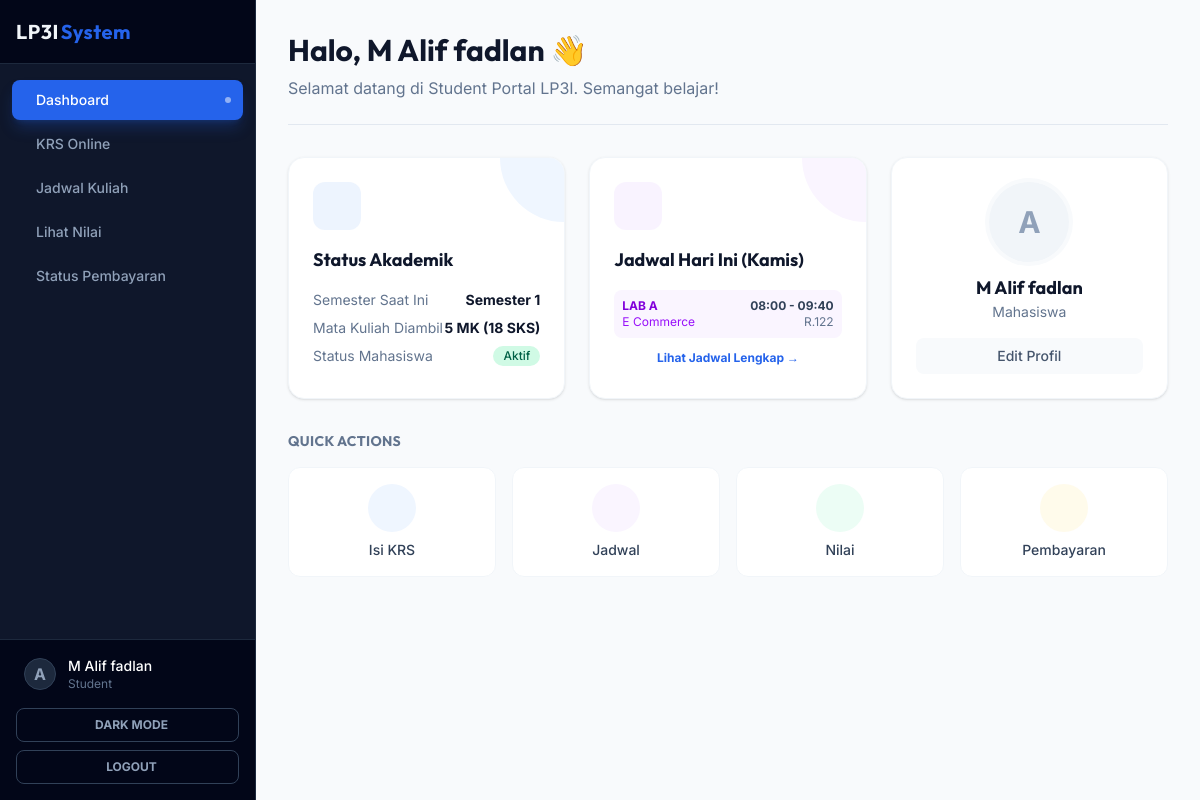
The app's page /src/student/dashboard.php (signed in) with its own data.
### tables this page shows
CREATE TABLE `courses` (
  `id` int(11) NOT NULL,
  `code` varchar(20) NOT NULL,
  `name` varchar(100) NOT NULL,
  `credits` int(11) NOT NULL
);

### src/student/dashboard.php (the view, shortened to what this page needs)
<?php
require_once '../../config/database.php';
$user_id = $_SESSION['user_id'];
$student_result = $conn->query("SELECT id FROM students WHERE user_id = $user_id");
$student_row = $student_result->fetch_assoc();
$student_id = $student_row['id'] ?? 0;
$days_map = [
    'Monday' => 'Senin',
    'Tuesday' => 'Selasa',
    'Wednesday' => 'Rabu',
    'Thursday' => 'Kamis',
    'Friday' => 'Jumat',
    'Saturday' => 'Sabtu',
    'Sunday' => 'Minggu'
];
$today_en = date('l');
$today = $days_map[$today_en] ?? $today_en;
$day_index = date('N') - 1;
$current_semester = 1;
$query = "SELECT c.code, c.name, c.credits
    FROM krs k
    JOIN courses c ON k.course_id = c.id
    WHERE k.student_id = ? AND k.semester = ?
    ORDER BY c.code";
$stmt = $conn->prepare($query);
$stmt->bind_param("ii", $student_id, $current_semester);
$stmt->execute();
$courses_result = $stmt->get_result();
$course_list = [];
while ($c = $courses_result->fetch_assoc()) {
    $course_list[] = $c;
}
$time_slots = [
    ['08:00', '09:40'],
    ['10:00', '11:40'],
    ['13:00', '14:40'],
    ['15:00', '16:40'],
];
$todays_schedule = [];
$idx = 0;
foreach ($course_list as $course) {
    $course_day_idx = $idx % 5;
    if ($course_day_idx == $day_index) {
        $time_idx = floor($idx / 5) % 4;
        $todays_schedule[] = [
            'time' => $time_slots[$time_idx][0] . ' - ' . $time_slots[$time_idx][1],
            'course' => $course['name'],
            'code' => $course['code'],
            'room' => 'R.' . (101 + ($idx * 7) % 50),
        ];
    }
    $idx++;
}
$total_courses = count($course_list);
$total_sks = array_sum(array_column($course_list, 'credits'));
?>
<?php include '../../templates/header.php'; ?>
<?php include '../../templates/sidebar.php'; ?>
<main class="flex-1 flex flex-col min-w-0 overflow-hidden bg-slate-50">
    <div class="flex-1 overflow-auto p-4 lg:p-8 animate-fade-in">
        <div class="mb-8 border-b border-slate-200 pb-6">
            <h1 class="text-3xl font-display font-bold text-slate-900 mb-2">Halo, <?= $_SESSION['full_name'] ?> 👋</h1>
            <p class="text-slate-500">Selamat datang di Student Portal LP3I. Semangat belajar!</p>
        </div>
        <div class="grid grid-cols-1 md:grid-cols-2 lg:grid-cols-3 gap-6">
            <div class="bg-white rounded-2xl p-6 shadow-sm border border-slate-100 relative overflow-hidden group hover:border-blue-300 transition-all">
                <div class="absolute top-0 right-0 w-32 h-32 bg-blue-50 rounded-full -mr-16 -mt-16 transition-transform group-hover:scale-110"></div>
                <div class="relative z-10">
                    <div class="w-12 h-12 rounded-xl bg-blue-100/50 text-blue-600 flex items-center justify-center text-2xl mb-4">
                    </div>
                    <h3 class="font-bold text-lg text-slate-900 mb-1">Status Akademik</h3>
                    <div class="mt-4 space-y-2">
                        <div class="flex items-center justify-between text-sm">
                            <span class="text-slate-500">Semester Saat Ini</span>
                            <span class="font-bold text-slate-900">Semester <?= $current_semester ?></span>
                        </div>
                        <div class="flex items-center justify-between text-sm">
                            <span class="text-slate-500">Mata Kuliah Diambil</span>
                            <span class="font-bold text-slate-900"><?= $total_courses ?> MK (<?= $total_sks ?> SKS)</span>
                        </div>
                        <div class="flex items-center justify-between text-sm">
                            <span class="text-slate-500">Status Mahasiswa</span>
                            <span class="inline-flex items-center px-2.5 py-0.5 rounded-full text-xs font-medium bg-emerald-100 text-emerald-800">
                                Aktif
                            </span>
                        </div>
                    </div>
                </div>
            </div>
            <div class="bg-white rounded-2xl p-6 shadow-sm border border-slate-100 relative overflow-hidden group hover:border-purple-300 transition-all">
                <div class="absolute top-0 right-0 w-32 h-32 bg-purple-50 rounded-full -mr-16 -mt-16 transition-transform group-hover:scale-110"></div>
                <div class="relative z-10">
                    <div class="w-12 h-12 rounded-xl bg-purple-100/50 text-purple-600 flex items-center justify-center text-2xl mb-4">
                    </div>
                    <h3 class="font-bold text-lg text-slate-900 mb-1">Jadwal Hari Ini (<?= $today ?>)</h3>
                    <?php if (empty($todays_schedule)): ?>
                        <div class="mt-4 flex flex-col items-center justify-center text-center h-20 border-2 border-dashed border-slate-100 rounded-xl">
                            <p class="text-sm text-slate-400">Tidak ada jadwal kuliah hari ini.</p>
                            <a href="schedule.php" class="text-xs font-bold text-primary mt-1 hover:underline">Lihat Jadwal Lengkap →</a>
                        </div>
                    <?php else: ?>
                        <div class="mt-4 space-y-2 max-h-32 overflow-y-auto">
                            <?php foreach ($todays_schedule as $class): ?>
                            <div class="flex items-center justify-between p-2 bg-purple-50 rounded-lg">
                                <div>
                                    <div class="text-xs font-bold text-purple-700"><?= htmlspecialchars($class['code']) ?></div>
                                    <div class="text-xs text-purple-600 truncate max-w-[120px]"><?= htmlspecialchars($class['course']) ?></div>
                                </div>
                                <div class="text-right">
                                    <div class="text-xs font-bold text-slate-700"><?= $class['time'] ?></div>
                                    <div class="text-xs text-slate-500"><?= $class['room'] ?></div>
                                </div>
                            </div>
                            <?php endforeach; ?>
                        </div>
                        <a href="schedule.php" class="block text-center text-xs font-bold text-primary mt-3 hover:underline">Lihat Jadwal Lengkap →</a>
                    <?php endif; ?>
                </div>
            </div>
            <div class="bg-white rounded-2xl p-6 shadow-sm border border-slate-100 flex flex-col items-center text-center relative overflow-hidden group hover:border-amber-300 transition-all">
                <div class="w-20 h-20 rounded-full bg-slate-100 flex items-center justify-center text-3xl font-bold text-slate-400 mb-3 ring-4 ring-slate-50">
                    <?= strtoupper(substr($_SESSION['username'] ?? 'S', 0, 1)) ?>
                </div>
                <h3 class="font-bold text-lg text-slate-900"><?= $_SESSION['full_name'] ?></h3>
                <p class="text-sm text-slate-500 mb-4">Mahasiswa</p>
                <a href="#" class="px-4 py-2 rounded-lg bg-slate-50 text-slate-600 text-sm font-medium hover:bg-slate-100 w-full transition-colors">
                    Edit Profil
                </a>
            </div>
        </div>
        <div class="mt-8">
            <h3 class="text-sm font-bold text-slate-500 uppercase tracking-wide mb-4">Quick Actions</h3>
            <div class="grid grid-cols-2 md:grid-cols-4 gap-4">
                <a href="krs.php" class="flex flex-col items-center p-4 bg-white rounded-xl border border-slate-100 hover:border-primary hover:shadow-lg hover:shadow-primary/10 transition-all group">
                    <div class="w-12 h-12 rounded-full bg-blue-50 text-blue-600 flex items-center justify-center text-xl mb-2 group-hover:scale-110 transition-transform">
                    </div>
                    <span class="text-sm font-medium text-slate-700 group-hover:text-primary transition-colors">Isi KRS</span>
                </a>
                <a href="schedule.php" class="flex flex-col items-center p-4 bg-white rounded-xl border border-slate-100 hover:border-purple-500 hover:shadow-lg hover:shadow-purple-500/10 transition-all group">
                    <div class="w-12 h-12 rounded-full bg-purple-50 text-purple-600 flex items-center justify-center text-xl mb-2 group-hover:scale-110 transition-transform">
                    </div>
                    <span class="text-sm font-medium text-slate-700 group-hover:text-purple-600 transition-colors">Jadwal</span>
                </a>
                <a href="grades.php" class="flex flex-col items-center p-4 bg-white rounded-xl border border-slate-100 hover:border-emerald-500 hover:shadow-lg hover:shadow-emerald-500/10 transition-all group">
                    <div class="w-12 h-12 rounded-full bg-emerald-50 text-emerald-600 flex items-center justify-center text-xl mb-2 group-hover:scale-110 transition-transform">
                    </div>
                    <span class="text-sm font-medium text-slate-700 group-hover:text-emerald-600 transition-colors">Nilai</span>
                </a>
                <a href="payment.php" class="flex flex-col items-center p-4 bg-white rounded-xl border border-slate-100 hover:border-amber-500 hover:shadow-lg hover:shadow-amber-500/10 transition-all group">
                    <div class="w-12 h-12 rounded-full bg-amber-50 text-amber-600 flex items-center justify-center text-xl mb-2 group-hover:scale-110 transition-transform">
                    </div>
                    <span class="text-sm font-medium text-slate-700 group-hover:text-amber-600 transition-colors">Pembayaran</span>
                </a>
            </div>
        </div>
    </div>
</main>
<?php include '../../templates/footer.php'; ?>

### templates/header.php (style rules this page uses)
body { font-family: var(--font-sans); }
h1, h2, h3, h4, .font-display { font-family: var(--font-display); }
.animate-fade-in { animation: fadeIn 0.5s ease-out forwards; }

### records on screen
courses: code "LAB A", name "E Commerce", time "08:00 - 09:40", room "R.122"

### other values on screen
$item['label'] "Dashboard"
$item['label'] "KRS Online"
$item['label'] "Jadwal Kuliah"
$item['label'] "Lihat Nilai"
$item['label'] "Status Pembayaran"
substr($_SESSION['username'] ?? 'U', 0, 1) "A"
$_SESSION['full_name'] "M Alif fadlan"
$_SESSION['role'] "Student"
$current_semester "1"
$total_courses "5"
$total_sks "18"
substr($_SESSION['username'] ?? 'S', 0, 1) "A"
